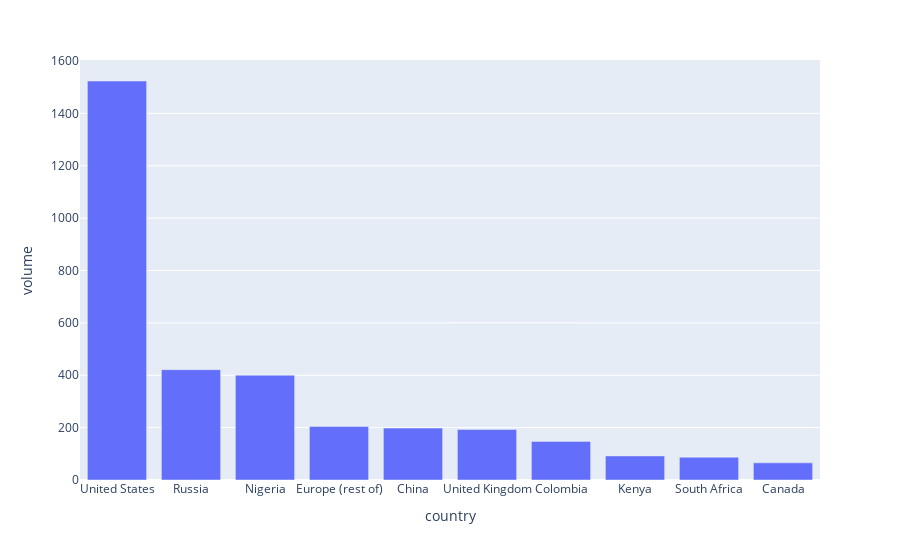

Notebook source saved alongside this figure:
### Code cell
fig = px.bar(top_ten_bit, x="country", y="volume")
fig.show()

### Figure 1 — Plotly figure (JSON) as saved in the notebook; plotly's stock layout.template omitted (floating-point values rounded to 4 significant figures)
{"data": [{"alignmentgroup": "True", "hovertemplate": "country=%{x}<br>volume=%{y}<extra></extra>", "legendgroup": "", "marker": {"color": "#636efa", "pattern": {"shape": ""}}, "name": "", "offsetgroup": "", "orientation": "v", "showlegend": false, "textposition": "auto", "type": "bar", "x": ["United States", "Russia", "Nigeria", "Europe (rest of)", "China", "United Kingdom", "Colombia", "Kenya", "South Africa", "Canada"], "xaxis": "x", "y": [1524.0, 421.4, 400.1, 204.4, 198.3, 193, 147.5, 91.96, 87, 65.56], "yaxis": "y"}], "layout": {"autosize": true, "barmode": "relative", "legend": {"tracegroupgap": 0}, "margin": {"t": 60}, "xaxis": {"anchor": "y", "autorange": true, "domain": [0, 1], "range": [-0.5, 9.5], "title": {"text": "country"}, "type": "category"}, "yaxis": {"anchor": "x", "autorange": true, "domain": [0, 1], "range": [0, 1604.0], "title": {"text": "volume"}, "type": "linear"}}}
